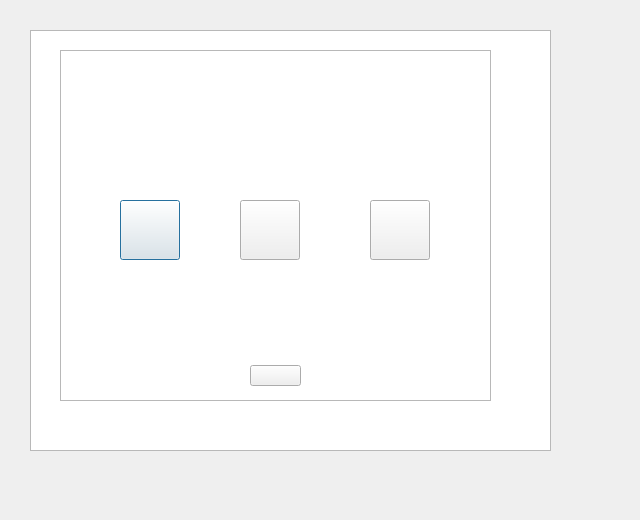
<?xml version="1.0" encoding="UTF-8"?>
<ui version="4.0">
 <class>Dialog</class>
 <widget class="QDialog" name="Dialog">
  <property name="geometry">
   <rect>
    <x>0</x>
    <y>0</y>
    <width>640</width>
    <height>520</height>
   </rect>
  </property>
  <property name="windowTitle">
   <string>神奇小妖怪</string>
  </property>
  <widget class="QGraphicsView" name="graphicsView">
   <property name="geometry">
    <rect>
     <x>30</x>
     <y>30</y>
     <width>521</width>
     <height>421</height>
    </rect>
   </property>
   <property name="styleSheet">
    <string notr="true">border-image: url(:/monster/pic/thefirstone.png);</string>
   </property>
  </widget>
  <widget class="QTextBrowser" name="textBrowser">
   <property name="geometry">
    <rect>
     <x>60</x>
     <y>50</y>
     <width>431</width>
     <height>351</height>
    </rect>
   </property>
   <property name="styleSheet">
    <string notr="true">border-image: url(:/monster/pic/choose_which.png);</string>
   </property>
  </widget>
  <widget class="QPushButton" name="pushButton_2">
   <property name="geometry">
    <rect>
     <x>120</x>
     <y>200</y>
     <width>60</width>
     <height>60</height>
    </rect>
   </property>
   <property name="cursor">
    <cursorShape>PointingHandCursor</cursorShape>
   </property>
   <property name="styleSheet">
    <string notr="true">border-image: url(:/monster/pic/1.png);</string>
   </property>
   <property name="text">
    <string/>
   </property>
  </widget>
  <widget class="QPushButton" name="pushButton_3">
   <property name="geometry">
    <rect>
     <x>240</x>
     <y>200</y>
     <width>60</width>
     <height>60</height>
    </rect>
   </property>
   <property name="cursor">
    <cursorShape>PointingHandCursor</cursorShape>
   </property>
   <property name="styleSheet">
    <string notr="true">border-image: url(:/monster/pic/2.png);</string>
   </property>
   <property name="text">
    <string/>
   </property>
  </widget>
  <widget class="QPushButton" name="pushButton_4">
   <property name="geometry">
    <rect>
     <x>370</x>
     <y>200</y>
     <width>60</width>
     <height>60</height>
    </rect>
   </property>
   <property name="cursor">
    <cursorShape>PointingHandCursor</cursorShape>
   </property>
   <property name="styleSheet">
    <string notr="true">border-image: url(:/monster/pic/3.png);</string>
   </property>
   <property name="text">
    <string/>
   </property>
  </widget>
  <widget class="QPushButton" name="pushButton">
   <property name="geometry">
    <rect>
     <x>250</x>
     <y>365</y>
     <width>51</width>
     <height>21</height>
    </rect>
   </property>
   <property name="cursor">
    <cursorShape>PointingHandCursor</cursorShape>
   </property>
   <property name="styleSheet">
    <string notr="true">border-image: url(:/monster/pic/return_back.png);</string>
   </property>
   <property name="text">
    <string/>
   </property>
  </widget>
 </widget>
 <resources/>
 <connections/>
</ui>
